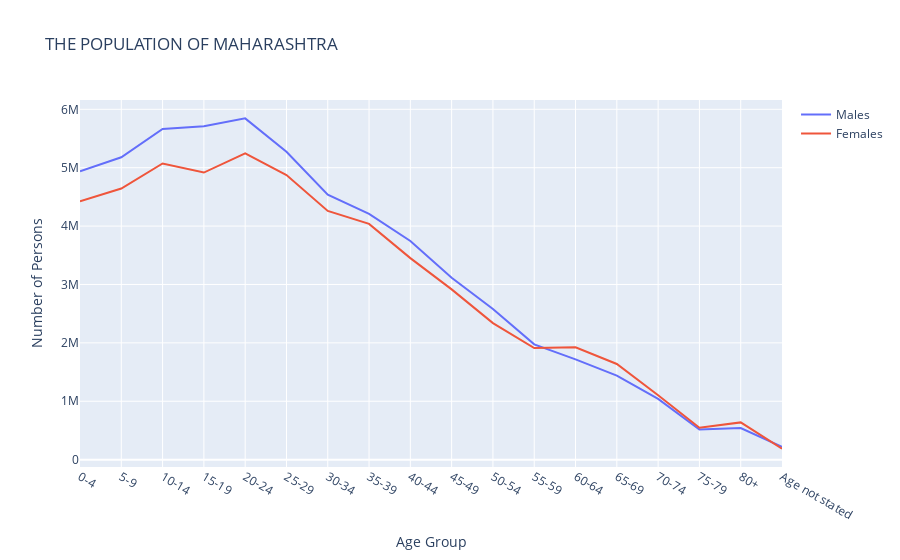

This figure's notebook cell:
### Code cell
pop_line_chart = go.Figure()

pop_line_chart.add_trace(go.Scatter(x=total_males["Ages"],
                                      y=total_males["Total_Males"],
                                      mode='lines',
                                      name="Males")
                           )
pop_line_chart.add_trace(go.Scatter(x=total_females["Ages"],
                                      y=total_females["Total_Females"],
                                      mode='lines',
                                      name="Females")
                           )


pop_line_chart.update_layout(title=(f"THE POPULATION of {name_of_state}").upper(),
                               
                               xaxis = dict(
                                    title = "Age Group"
                            ),
                                yaxis = dict(
                                    title = "Number of Persons"
                            )
                               )

### Figure 1 — Plotly figure (JSON) as saved in the notebook; plotly's stock layout.template omitted (floating-point values rounded to 4 significant figures)
{"data": [{"mode": "lines", "name": "Males", "type": "scatter", "x": ["0-4", "5-9", "10-14", "15-19", "20-24", "25-29", "30-34", "35-39", "40-44", "45-49", "50-54", "55-59", "60-64", "65-69", "70-74", "75-79", "80+", "Age not stated"], "y": [4939629, 5178177, 5662261, 5710400, 5845114, 5272560, 4536297, 4209434, 3744825, 3116218, 2580991, 1974129, 1716639, 1440238, 1039292, 515431, 542109, 219312]}, {"mode": "lines", "name": "Females", "type": "scatter", "x": ["0-4", "5-9", "10-14", "15-19", "20-24", "25-29", "30-34", "35-39", "40-44", "45-49", "50-54", "55-59", "60-64", "65-69", "70-74", "75-79", "80+", "Age not stated"], "y": [4422397, 4642477, 5072274, 4916867, 5245852, 4874553, 4260010, 4037726, 3451264, 2916236, 2338326, 1911685, 1925841, 1638114, 1103844, 547342, 638085, 188384]}], "layout": {"title": {"text": "THE POPULATION OF MAHARASHTRA"}, "xaxis": {"title": {"text": "Age Group"}}, "yaxis": {"title": {"text": "Number of Persons"}}}}
